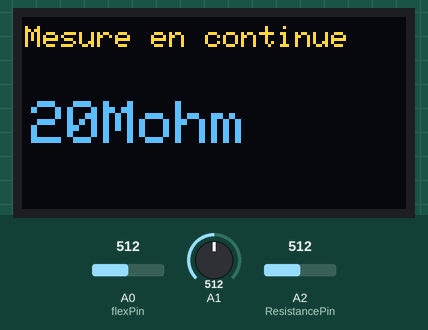
This sketch was run on a simulated Arduino Uno, built with avr-gcc and run on an emulated ATmega328P. On the bench: 128×64 one-colour display. Inputs (shaded band) come from the test bench; at power-on: A2 (ResistancePin) = 512, A0 (flexPin) = 512, A1 = 512. The OLED is the two-colour kind (top 16 rows yellow); what the sketch prints to the serial monitor is not drawn.

Above: at 1.2 s.
1.3 s: A2 (ResistancePin) set to 523
At 3.3 s:
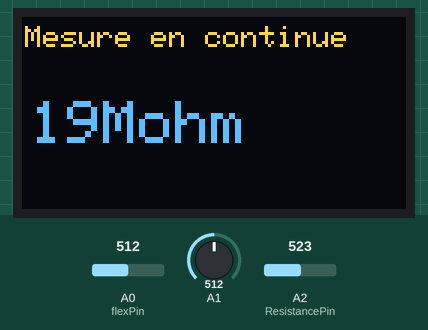
3.6 s: A2 (ResistancePin) set to 716
At 4.9 s:
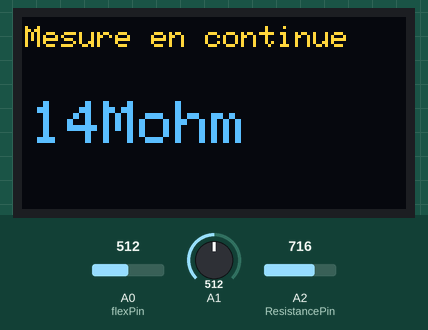
5.6 s: A2 (ResistancePin) set to 900
At 7.6 s:
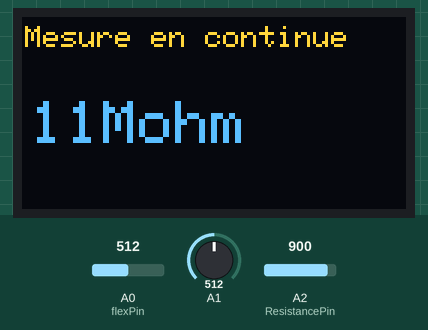
Timing chart, 0 to 9.1 s (numbered marks = the images above; inputs shaded):
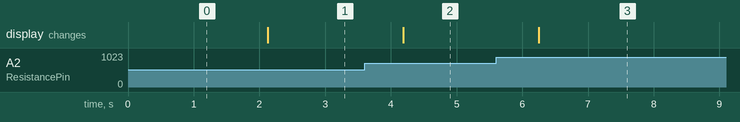

Measured:
- the behaviour switches between 513 and 514 on A2 (ResistancePin) (found by bisection; images 0 and 1)
- after the input at 1.3 s, the display: changes after 0.82 s (image 1)
- after the input at 3.6 s, the display: changes after 0.59 s (image 2)
- after the input at 5.6 s, the display: changes after 0.65 s (image 3)

The sketch:

V2arduino.ino
```cpp
//////////////////////// BIBLIOTHEQUES ///////////////////////////////
#include <Wire.h> // s'occupe de la communication avec l'OLED
#include <SoftwareSerial.h> // pour la définition des ports utilisés par le module bluetooth
#include <Adafruit_SSD1306.h> //pour OLED

////////////////////////DEFINITION DU BLUETOOTH//////////////////////
#define rxPin 10 //Broche 11 en tant que RX, à raccorder sur TX du HC-05
#define txPin 11 //Broche 10 en tant que RX, à raccorder sur TX du HC-05
#define baudrate 9600

SoftwareSerial mySerial(rxPin , txPin); //Définition du software serial + bluetooth

////////////////////////DEFINITION OLED//////////////////////////////

#define nombreDePixelsEnLargeur 128         // Taille de l'écran OLED, en pixel, au niveau de sa largeur
#define nombreDePixelsEnHauteur 64          // Taille de l'écran OLED, en pixel, au niveau de sa hauteur
#define brocheResetOLED         -1          // Reset de l'OLED partagé avec l'Arduino (d'où la valeur à -1, et non un numéro de pin)
#define adresseI2CecranOLED     0x3C        // Adresse de "mon" écran OLED sur le bus i2c (généralement égal à 0x3C ou 0x3D)

Adafruit_SSD1306 OLED(nombreDePixelsEnLargeur, nombreDePixelsEnHauteur, &Wire, brocheResetOLED);

////////////////////////DEFINITION DU FLEX SENSOR////////////////////
const int flexPin = A0;

const float VCC = 5; // mon VCC=5V
const float R_DIV = 33000.0; // la résistance utilisée avant mon flex sensor
const float flatResistance = 15000.0; // résistance quand le flex sensor est plat
const float bendResistance = 50000.0; // résistance à 90°

////////////////////////DEFINITION DES VARIABLES DU CIRCUIT//////////
int ResistancePin = A2; // résistance du capteur
int tailleDeCaractere =2;
int Val_Resist=0.0;

////////////////////////RESISTANCES//////////////////////////////////
#define R1 100000.0 // en Ohm
#define R2  1000.0 //
#define R3  100000.0 //
#define R4  10000.0 // qui est R5 sur le circuit du cours
#define R5  1000.0 // qui est R6 sur le circuit du cours
#define Vcc  5.0
float Vs = 0.0; // voltage à la sortie
float calibre = 0.000001; //calibre en Mohm

////////////////////////SETUP DU PROGRAMME///////////////////////////

void setup(){
  pinMode(rxPin,INPUT); //On définit le pin Rx en INPUT
  pinMode(txPin,OUTPUT); //On définit le pin Tx en OUTPUT
  pinMode(flexPin, INPUT); //On définit le pin du flex en INPUT

  mySerial.begin(baudrate);
  Serial.begin(baudrate); //ouverture port série

  // Initialisation de l'écran OLED
  if (!OLED.begin(SSD1306_SWITCHCAPVCC, adresseI2CecranOLED)) // Arrêt du programme (boucle infinie) si échec d'initialisation
    while (1);

}

////////////////////////CORPS DU PROGRAMME///////////////////////////

void loop() {
  uint8_t ValBitApp; // definition de la variable envoyé au bluetooth
  while (mySerial.available()>0){
    Serial.print(mySerial.read());
  }

  Vs= analogRead(ResistancePin)*5.0/1023.0; // on recupère la valeur de sortie du capteur et on la convertie en Volt ___ 9bits de conversion
  ValBitApp=(analogRead(ResistancePin)/4); // envoie de la donnée sur 1 byte au bluetooth
  mySerial.write(ValBitApp);

  Val_Resist = ((R1*((R2+R3)/R2)*(Vcc/Vs))-R4-R1)*calibre; // calcul de la valeur de la resistance
  //mySerial.write(analogRead(ResistancePin));
  //Serial.println(analogRead(ResistancePin));

  OLED.clearDisplay(); // j'efface l'integralité du buffer
  OLED.setTextColor(SSD1306_WHITE); // affichage du texte en blanc

////////////////////////AFFICHAGE DU CAPTEUR GRAPHITE SUR LE OLED/////

  OLED.setTextSize(1);
  OLED.setCursor(1, 3);

  OLED.print("Mesure en continue");

  OLED.setTextSize(tailleDeCaractere);// Taille des caractères (1:1, puis 2:1, puis 3:1)
  OLED.setCursor(3, 28);// Déplacement du curseur en position (0,0), c'est à dire dans l'angle supérieur gauche
  OLED.print(Val_Resist);
  OLED.print("Mohm");

  OLED.display(); // Transfert le buffer à l'écran

////////////////////////AFFICHAGE DU FLEX SUR LE SERIAL MONITOR//////

  int ADCflex = analogRead(flexPin);
  float Vflex = ADCflex * VCC/ 1023.0;
  float Rflex = R_DIV * (VCC / Vflex - 1.0);
  //Serial.println("Resistance: " + String(Rflex) + " ohms");

  float angle = map(Rflex, flatResistance, bendResistance, 0, 90.0); // Utiliser la résistance calculée pour estimer l'angle de courbure du capteur
  //Serial.println("Bend: " + String(angle) + " degrees");
  //Serial.println();

  Serial.println("##### RESISTANCE ######");
  Serial.println(analogRead(Rflex));
  delay(1000);
  Serial.println("##### ANGLE ######");
  Serial.println(angle);

}
```
